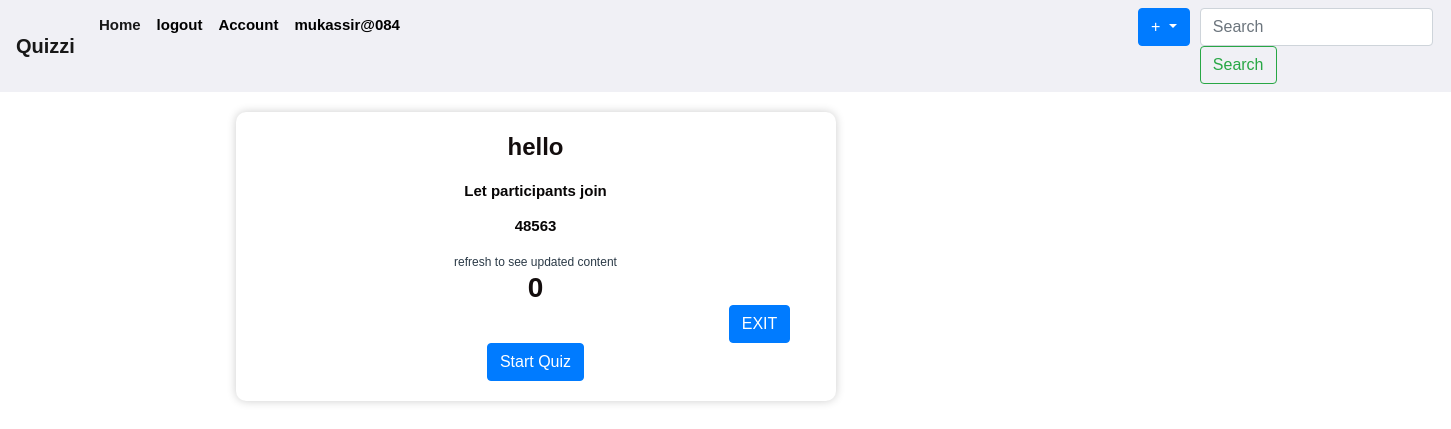
The app's page /start_live_quiz/1 (signed in) with its own data.
### quiz/models.py (models this page shows, shortened)
class User(db.Model, UserMixin):
    id = db.Column(db.Integer, primary_key=True)
    username = db.Column(db.String(20), unique=True, nullable=False)
    email = db.Column(db.String(120), unique=True, nullable=False)
    password = db.Column(db.String(60), nullable=False)
    classes_enrolled = db.relationship('Class', backref='students', lazy='dynamic', cascade="all, delete-orphan")
    quizzes = db.relationship('LiveQuiz', backref='user', lazy=True, cascade="all, delete-orphan")
    quiz_attempts = db.relationship('QuizAttempts', backref='user_attempts', lazy='dynamic', cascade="all, delete-orphan")
    assignments = db.relationship('Assignment', backref='user', lazy=True, cascade="all, delete-orphan")

class Quiz(db.Model):
    id = db.Column(db.Integer, primary_key=True)
    class_id = db.Column(db.Integer, db.ForeignKey('class.id'))
    quiz_code = db.Column(db.String(5), nullable=False, unique=True)
    title = db.Column(db.String(100), nullable=False)
    timer = db.Column(db.Integer)
    questions = db.relationship('Question', backref='quiz', lazy=True)
    options = db.relationship('Option', backref='quiz', lazy=True)

class LiveQuiz(db.Model):
    id = db.Column(db.Integer, primary_key=True, autoincrement=True)
    quiz_id = db.Column(db.Integer, db.ForeignKey('quiz.id'), nullable=False)
    quiz_code = db.Column(db.String(5), nullable=False)
    class_id = db.Column(db.Integer, db.ForeignKey('class.id'), nullable=True)
    creator_id = db.Column(db.Integer, db.ForeignKey('user.id'), nullable=False)
    datetime = db.Column(db.DateTime, nullable=False)

### quiz/quiz/routes.py (the view)
@app.route('/start_live_quiz/<int:quiz_id>', methods=['GET','POST'])
def start_live_quiz(quiz_id):
    livequiz = LiveQuiz.query.get_or_404(quiz_id)
    quiz = Quiz.query.get_or_404(quiz_id)
    if current_user.id == livequiz.creator_id:
        current_running.append(quiz)
    students_in_quiz = [student for student in student_details if student['quiz_id'] == quiz_id]
    image_file = url_for('static', filename='profiles/' + 'participant.png')
    participants = len(students_in_quiz)
    return render_template('startlivequiz.html',image_file=image_file,livequiz=livequiz,quiztitle=quiz.title,students_in_quiz=students_in_quiz, participants=participants, current_user=current_user)

### quiz/models.py (called while the page is built)
@login_manager.user_loader
def load_user(user_id):
    return User.query.get(int(user_id))

### quiz/templates/startlivequiz.html (shortened to what this page needs)
{% extends "layout.html" %}
{% block content %}
<div class="quiz-room">
    <h1>{{ quiztitle }}</h1>
    <p>Let participants join <p name="quiz_code">{{ livequiz.quiz_code }}</p></p>
    <small>refresh to see updated content</small>
<h4 id="participant_count">{{participants}}</h4>
<a href="{{url_for('exit_quiz')}}" class="btn btn-primary" id="exitquiz">EXIT</a>
{% if livequiz.creator_id == current_user.id %}
<form method="post" action="{{ url_for('running_quiz', quiz_code= livequiz.quiz_code) }}" >
    <button type="submit" class="btn btn-primary">Start Quiz</button>
</form>
{% endif %}
</div>
{% endblock content %}

### quiz/templates/layout.html (shortened to what this page needs)
<!DOCTYPE html>
<html lang="en">
<head>
   <link rel="stylesheet" href="https://cdn.jsdelivr.net/npm/bootstrap@4.3.1/dist/css/bootstrap.min.css">
   <link rel="stylesheet" type="text/css" href="{{ url_for('static', filename='style.css')}}">
  </head>
<body>
<header class="site-header">
    <nav class="navbar navbar-expand-lg navbar-light custom-light" id="navbar" >
          {% if current_user.is_authenticated %}
          <a class="navbar-brand" href="{{url_for('home')}}">Quizzi</a>
          {% else %}
          <a class="navbar-brand" href="{{url_for('login')}}">Quizzi</a>
          {% endif %}
        <div class="collapse navbar-collapse" id="navbarSupportedContent">
          <ul class="navbar-nav mr-auto">
            {% if current_user.is_authenticated %}
            <li class="nav-item active">
              <a class="nav-link" href="{{ url_for('home') }}">Home <span class="sr-only">(current)</span></a>
            </li>
            <li class="nav-item">
              <a class="nav-link " href="{{ url_for('logout') }}" tabindex="-1" aria-disabled="true">logout</a>
            </li>
            <li class="nav-item">
              <a class="nav-link " href="{{ url_for('account') }}" tabindex="-1" aria-disabled="true">Account</a>
            </li>
            <li class="nav-item"><a class="nav-link "tabindex="-1" aria-disabled="true">{{ current_user.username}}</a></li>
            <li >
              <div class="btn-group" style=" margin-left: 730px; margin-right: 10px;">
                <button type="button" class="btn btn-primary dropdown-toggle" data-toggle="dropdown" aria-haspopup="true" aria-expanded="false">
                    +
                </button>
            </div>
              </li>
              <li>
            <form class="form-inline my-2 my-lg-0">
              <input class="form-control mr-sm-2" type="search" placeholder="Search" aria-label="Search">
              <button class="btn btn-outline-success my-2 my-sm-0" type="submit">Search</button>
            </form>
          </div>
            {% endif %}
      </nav>
      <main role="main" id="layout" class="container">
        <div class="row">
          <div class="col-md-8">
            {% block content %}{% endblock %}
            </div>
            </div>
            </main>
</body>
</html>

### quiz/static/style.css (style rules this page uses)
.site-header .navbar-nav .nav-link { color: black }
.navbar { background-color: #f8f5f5; }
#navbar { background-color: #f0f0f5; color: white; }
h1, h2, h3, h4, h5, h6 { color: #130d0d; line-height: 1.25; font-size: 28px; font-weight: bold; margin: 0; }
p { color: #070505; }
body { font-family: Arial, sans-serif; background-color: #fff; padding: 0; margin-top: 20px; }
.quiz-room { text-align: center; margin: 20px auto; left: 10px; padding: 20px; background-color: #fff; border-radius: 10px; box-shadow: 0 0 10px rgba(0, 0, 0, 0.2); max-width: 600px; }
h1 { font-size: 24px; margin-bottom: 20px; }
#exitquiz { margin-left: 80%; }

### quiz/templates/layout.html (style rules this page uses)
body { color: #2b3a47; line-height: 1.25; font-size: 15px; font-weight: bold; margin: 0; }

### records on screen
User: username "mukassir@084"
Quiz: title "hello"
LiveQuiz: quiz_code "48563"

### other values on screen
{{ participants }} "0"
